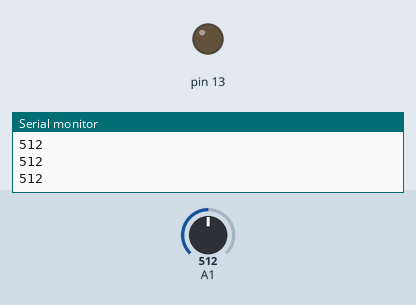
A sketch run on a simulated Arduino Uno, built with avr-gcc and run on an emulated ATmega328P. Parts: output pins drawn as LEDs (lit = HIGH), the last lines printed to the serial monitor. Inputs (shaded band) come from the test bench; at power-on: A1 = 512.

Above: at 1.2 s.
1.3 s: A1 set to 314
2.8 s: A1 set to 283
At 3.3 s:
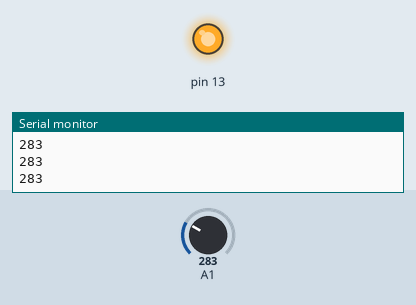
4.3 s: A1 set to 587
5.8 s: A1 set to 611
At 6.8 s:
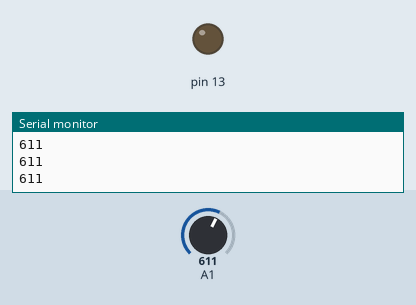
7.3 s: A1 set to 290
At 7.9 s:
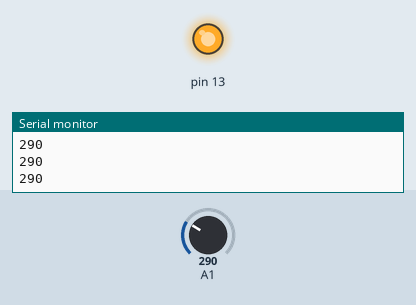
Timing chart, 0 to 9.8 s (numbered marks = the images above; inputs shaded):
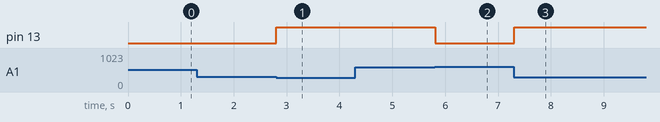

Measured:
- the behaviour switches between 300 and 299 on A1 (found by bisection; images 0 and 1)
- the behaviour switches between 600 and 601 on A1 (found by bisection; images 1 and 2)
- after the input at 2.8 s, pin 13: LOW → HIGH at once
- after the input at 5.8 s, pin 13: HIGH → LOW at once
- after the input at 7.3 s, pin 13: LOW → HIGH at once

The sketch:

20201105__PHOTO_LAGISTER.ino
```cpp
int score = 0;


void setup() {
   pinMode(13,OUTPUT);
   Serial.begin(9600);

}

void loop() {
  score = analogRead(A1);
  Serial.println(score);
  if( score < 300)
  {
    digitalWrite(13,HIGH);
  }
  if( score > 600)
  {
    digitalWrite(13,LOW);
  }


}
```
